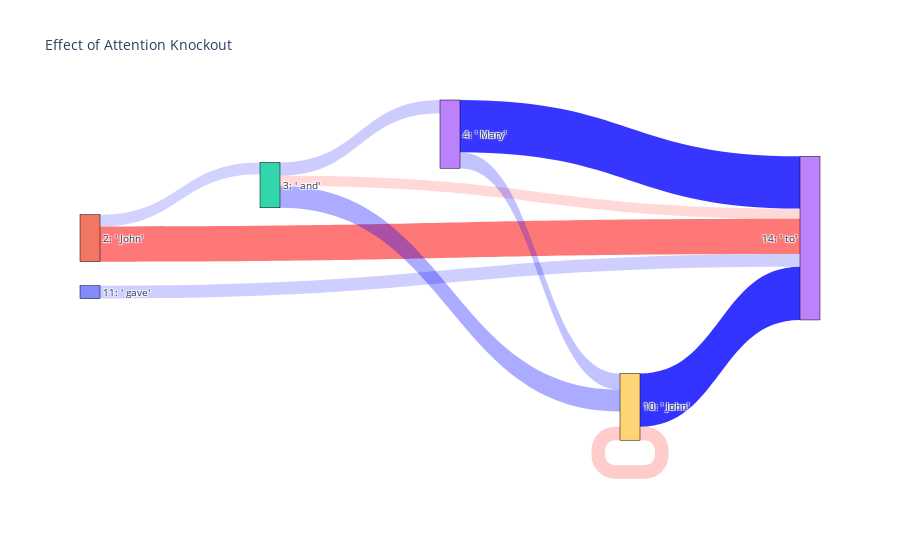

Notebook cell for this chart:
### Code cell
threshold = 0.4
prompt = "When John and Mary went to the store, John gave a book to"
c = d.connectom(model, prompt,
          d.logit_diff_metric(model, ' Mary', ' John'),
          d.ZeroPattern(),
          strategy=partial(d.explore_backtrack, threshold=threshold),
          # strategy=explore_all_pairs,
)
sankey_diagram_of_connectome(model, prompt, c, threshold=threshold)

### Figure 1 — Plotly figure (JSON) as saved in the notebook; plotly's stock layout.template omitted (floating-point values rounded to 4 significant figures)
{"data": [{"link": {"color": ["rgba(255,0,0, 0.5307326912879944)", "rgba(255,0,0, 0.15326105058193207)", "rgba(0,0,255, 0.7874057292938232)", "rgba(0,0,255, 0.800000011920929)", "rgba(0,0,255, 0.1938512921333313)", "rgba(0,0,255, 0.32892462611198425)", "rgba(0,0,255, 0.24092154204845428)", "rgba(255,0,0, 0.20376518368721008)", "rgba(0,0,255, 0.17774787545204163)", "rgba(0,0,255, 0.20099785923957825)"], "label": ["All layers", "All layers", "All layers", "All layers", "All layers", "All layers", "All layers", "All layers", "All layers", "All layers"], "source": [1, 2, 3, 9, 10, 2, 3, 9, 1, 2], "target": [13, 13, 13, 13, 13, 9, 9, 9, 2, 3], "value": [1.903, 0.5495, 2.823, 2.868, 0.695, 1.179, 0.8638, 0.7306, 0.6373, 0.7207]}, "node": {"label": ["1: 'When'", "2: ' John'", "3: ' and'", "4: ' Mary'", "5: ' went'", "6: ' to'", "7: ' the'", "8: ' store'", "9: ','", "10: ' John'", "11: ' gave'", "12: ' a'", "13: ' book'", "14: ' to'"], "line": {"color": "black", "width": 0.5}, "pad": 15, "thickness": 20}, "type": "sankey"}], "layout": {"title": {"text": "Effect of Attention Knockout"}, "font": {"size": 10}}}
